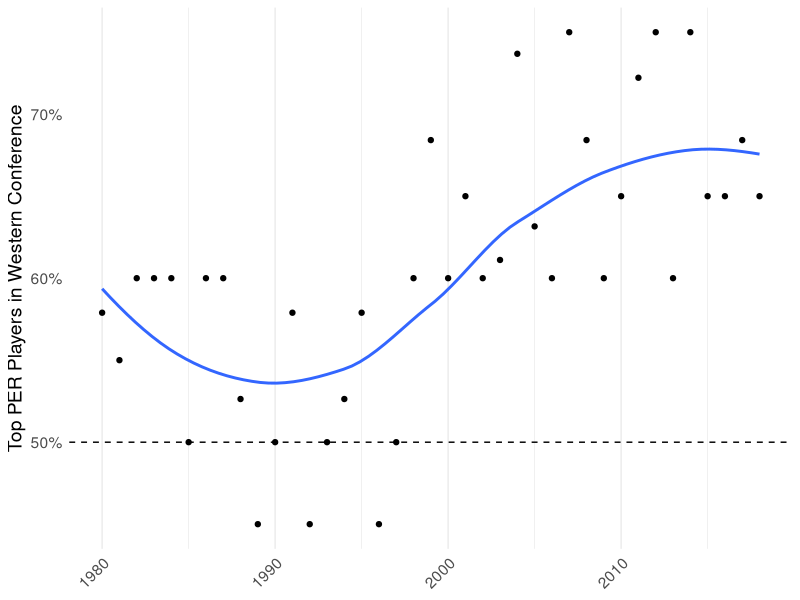
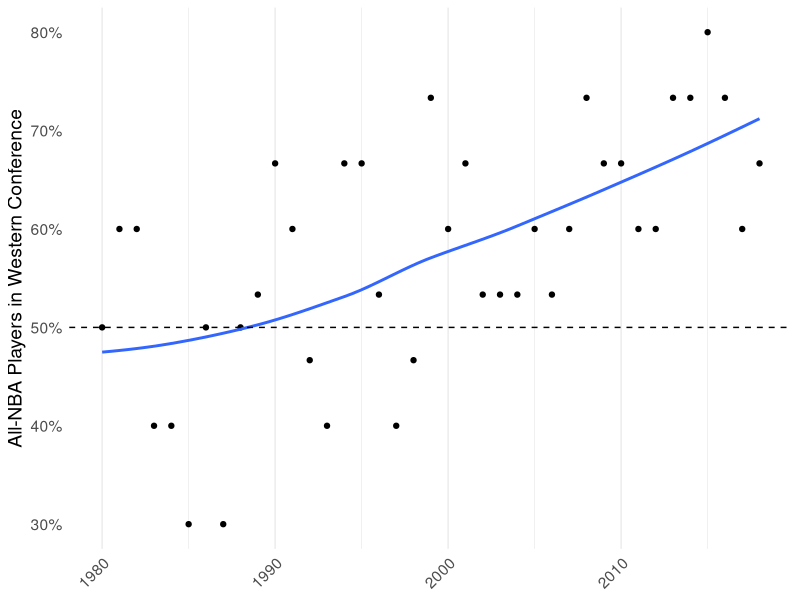

Source code (R) for these figures, in order:
## ---- chunk 1
library(tidyverse)
results_allnba <- read_csv("results_allnba.csv")
results_per <- read_csv("results_per.csv")
## ---- chunk 2
results_per %>% 
  filter(complete.cases(.)) %>% 
  group_by(year) %>% 
  count(conf) %>% 
  mutate(prop = n / sum(n)) %>% 
  ungroup() %>% 
  filter(conf == "W") %>% 
  ggplot(aes(x = as.numeric(year), y = prop)) +
  geom_point() +
  stat_smooth(se = FALSE, method = "loess", span = 1) +
  theme_minimal() +
  theme(
    axis.text.x = element_text(hjust = 1, angle = 45),
    panel.grid.major.y = element_blank(),
    panel.grid.minor.y = element_blank(),
    text = element_text(size = 14)
  ) +
  labs(x = NULL) +
  scale_y_continuous(
    name = "Top PER Players in Western Conference",
    label = function(x) paste0(x * 100, "%")
  ) +
  geom_hline(yintercept = .5, linetype = 2)
## ---- chunk 3
results_allnba %>% 
  filter(complete.cases(.)) %>% 
  group_by(year) %>% 
  filter(conf == "W") %>% 
  ggplot(aes(x = year, y = prop, group = 1)) +
  geom_point() +
  stat_smooth(se = FALSE, method = "loess", span = 1) +
  theme_minimal() +
  theme(
    axis.text.x = element_text(hjust = 1, angle = 45),
    panel.grid.major.y = element_blank(),
    panel.grid.minor.y = element_blank(),
    text = element_text(size = 14)
  ) +
  labs(x = NULL) +
  scale_y_continuous(
    name = "All-NBA Players in Western Conference",
    label = function(x) paste0(x * 100, "%")
  ) +
  geom_hline(yintercept = .5, linetype = 2)
